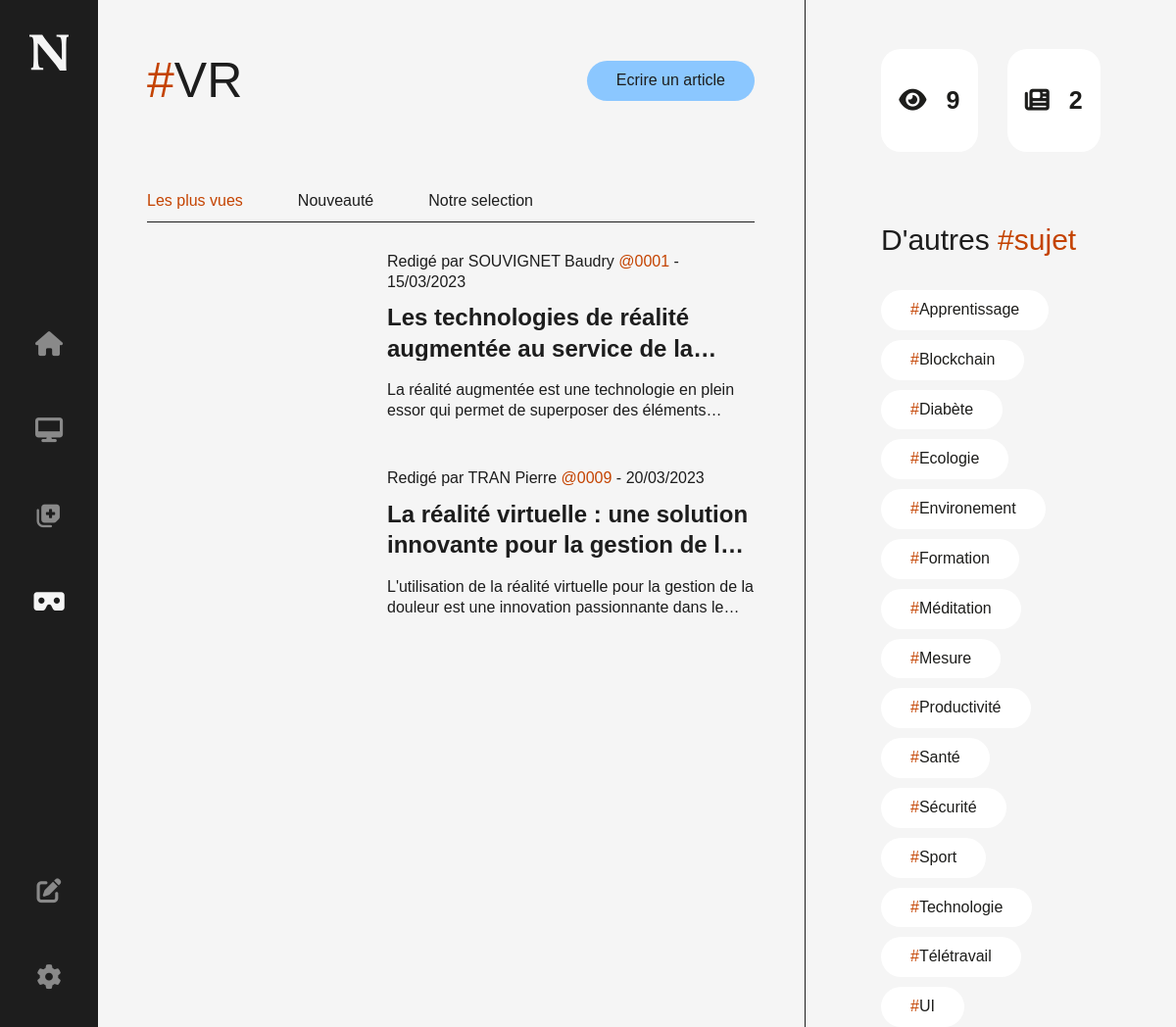
The app's page /pages.php?id=5 with its own data.
### tables this page shows
CREATE TABLE `Tag` (
  `id_tag` int(11) NOT NULL,
  `nom` varchar(15) NOT NULL,
  `icon` varchar(40) NOT NULL
);

CREATE TABLE `Articles` (
  `id_article` int(11) NOT NULL,
  `titre` varchar(100) NOT NULL,
  `date` date NOT NULL,
  `contenue` text NOT NULL,
  `img` text NOT NULL,
  `temps_de_lecture` int(11) NOT NULL,
  `article_id_ecrivain` int(11) DEFAULT NULL
);

CREATE TABLE `Ecrivains` (
  `id_ecrivains` int(4) NOT NULL,
  `nom` varchar(20) NOT NULL,
  `prenom` varchar(20) NOT NULL,
  `mdp` varchar(100) NOT NULL
);

### source/php_request_header.php (called while the page is built, shortened)
<?php
require 'config/connection.php';
$requete="SELECT tag.id_tag, tag.icon, tag.nom, COUNT(*) as 'count' FROM tag, vconnect WHERE tag.id_tag = vconnect.id_tag AND tag.icon != 'circle-info' GROUP BY tag.id_tag ORDER BY count DESC LIMIT 3;";
$resultats=$bdd->query($requete);
$tab=$resultats->fetchAll(PDO::FETCH_ASSOC);
?>

### source/function.php (called while the page is built, shortened)
<?php
function compare( $data1, $data2, $respos, $resneg){
    if ($data1 == $data2){
        return $respos;
    } else {
        return $resneg;
    }
}
function prepare_fct($bdd, $fetch, $sql, $tab){
    $requete_prepare = $bdd->prepare ( $sql);
    foreach ($tab as $key => $val){
        $requete_prepare->bindValue ($key , $val );
    }
    $requete_prepare->execute ();
    $tab_ecrivains = $requete_prepare->$fetch( PDO::FETCH_ASSOC );
    return $tab_ecrivains;
}

### pages.php (the view, shortened to what this page needs)
<?php
include 'source/php_request_header.php';
include 'source/function.php';
$filtres = [1 => 'Les plus vues' , 2 => 'Nouveauté' , 3 => 'Notre selection'];
$groupeby = 'ORDER BY vues_nbr DESC';
$trie = 1;
$res_nom = prepare_fct ($bdd, 'fetch', 'SELECT nom FROM tag WHERE id_tag=:tag_id', [":tag_id" => $_GET[ 'id' ]]);
$tab_tag_asso = prepare_fct ($bdd,'fetchAll', 'SELECT DISTINCT tag.id_tag, tag.nom FROM tag, articles, vconnect WHERE tag.id_tag = vconnect.id_tag AND articles.id_article = vconnect.id_article AND tag.id_tag != :tag_id ORDER BY nom;' ,[':tag_id' => $_GET['id']] );
$requete_article = 'SELECT DISTINCT COUNT(DISTINCT vues.id_vue) as vues_nbr, articles.id_article, articles.titre, articles.contenue, articles.img, UPPER(ecrivains.nom) AS nom,ecrivains.id_ecrivains, ecrivains.prenom, articles.date FROM articles LEFT JOIN vues ON articles.id_article = vues.vue_id_article JOIN ecrivains ON articles.article_id_ecrivain = ecrivains.id_ecrivains JOIN vconnect ON articles.id_article = vconnect.id_article JOIN tag ON vconnect.id_tag = tag.id_tag AND tag.id_tag = :tag_article_id GROUP BY articles.id_article ' . $groupeby;
$tab_acrticles = prepare_fct ($bdd, 'fetchAll', $requete_article, ['tag_article_id' => $_GET[ 'id' ]]);
?>
<!DOCTYPE html>
<html lang="fr">
<head>
    <link rel="stylesheet" href="https://use.typekit.net/kmv3lzq.css">
    <link rel="stylesheet" href="css/global.css">
    <link rel="stylesheet" href="css/header.css">
    <link rel="stylesheet" href="css/cssavance.css">
    <link rel="stylesheet" href="css/pages.css">
</head>
<body>
<?php include 'source/header.php'; ?>
<div class="content">
    <div class="head">
        <h1 class="big_text"><span class="color">#</span><?php echo $res_nom[ 'nom' ] ?></h1>
        <a href="rediger.php" class="button">Ecrire un article</a>
    </div>
    <div class="nav">
        <?php
        foreach ( $filtres as $key => $val ) {
            $href = compare ( $key , $trie , '' , "href='pages.php?id=" . $_GET[ "id" ] . "&trie=" . $key . "'" );
            $class = compare ( $key , $trie , 'actif' , 'inactif' );
            echo <<<HTML
<a $href class="$class underlinelink">$val</a>
HTML;
        }
        ?>
    </div>
    <section>
        <?php
        $num_delay = -0.6;
        foreach ( $tab_acrticles as $article ) {
            $num_delay += 0.4;
            $prenom = ucfirst ( $article[ "prenom" ] );
            $date_fr = date ( 'd/m/Y' , strtotime ( $article[ "date" ] ) );
            $id_ecrivain = sprintf("%04d", $article["id_ecrivains"]);
            $link =$article['id_article'];
            echo <<<HTML
<article onclick="window.location.href='article.php?id=$link'" class="anim_article" style="animation-delay: {$num_delay}s">
    <div class="img" style="background-image: url('{$article["img"]}')"></div>
    <div class="info">
        <span>Redigé par {$article["nom"]} $prenom <span class="color">@$id_ecrivain</span> - $date_fr</span>
        <h2>{$article["titre"]}</h2>
        <p>{$article["contenue"]}</p>
    </div>
</article>
HTML;
        }
        ?>
    </section>
    <aside>
        <div class="state">
            <div>
                <i class="fa-solid fa-eye"></i>
                <span><?php
                    $somme = 0;
                    foreach ($tab_acrticles as $article) {
                        $somme += $article['vues_nbr'];
                    }
                    echo $somme
                    ?></span>
            </div>
            <div>
                <i class="fa-solid fa-newspaper"></i>
                <span><?php echo count ($tab_acrticles)?></span>
            </div>
        </div>
        <h2>D'autres <span class="color">#sujet</span></h2>
        <div class="tag">
            <?php
            foreach ($tab_tag_asso as $value){
                echo <<<HTML
                <a href='pages.php?id={$value['id_tag']}' class="button"><span class="color">#</span>{$value['nom']}</a>
                HTML;
            }
            ?>
        </div>
    </aside>
</div>
</body>
</html>

### source/header.php (shortened to what this page needs)
<?php
    $page = basename($_SERVER['PHP_SELF']);
?>
<header>
    <img src="img/WLogo.svg" alt="Logo de l'entreprise">
    <nav>
        <div>
            <a href="index.php" class="<?php echo $page == 'index.php' ? 'active' : 'no-active' ?>"><i class="fa-solid fa-home"></i></a>
        </div>
        <?php
        foreach ($tab as $key => $value){
            $id = $value['id_tag'];
            $icon = $value['icon'];
            $nom = str_replace(' ', '&nbsp;', $value['nom']);
            $class = 'link';
            if ($page == 'pages.php'){
                $class = $_GET['id'] == $value['id_tag'] ? 'active' : 'no-active';
            }
            echo <<<HTML
                <div>
                    <a href="pages.php?id=$id" class="$class"><i class="fa-solid fa-$icon"></i></a>
                    <span><span class="color">#</span>$nom</span>
                </div>
            HTML;
        } ?>
    </nav>
    <nav>
        <div>
            <a href="rediger.php"><i class="fa-solid fa-pen-to-square"></i></a>
        </div>
        <div>
            <a href="account.php"><i  id="anim_setting" class="fa-solid fa-gear"></i></a>
        </div>
    </nav>
</header>

### css/global.css (style rules this page uses)
:root { --black: #F5F5F5; --white: #1D1D1B; --main: #8BC7FF; --secondary: #C44300; --img:contrast(0.5); }
body { background-color: var(--white); }
* { margin: 0; padding: 0; color: var(--black); }
h1, h2, h3, span, a, p, textarea:not(.article), label { font-family: "rival-sans", sans-serif; font-weight: 400; font-style: normal; line-height: 130%; }
a, .button { border: none; cursor: pointer; color: var(--black); text-decoration: none; }
.color { color: var(--secondary); }
.big_text { font-size: 50px; }
.button { background-color: var(--main); border-radius: 50px; padding: 10px 30px !important; transition: 0.5s; width: fit-content !important; color: var(--black); }
.content { width: calc(100% - 200px); margin-top: 50px; margin-left: 150px; }

### css/header.css (style rules this page uses)
header { z-index: 100; position: fixed; left: 0; top: 0; height: 100vh; width: 100px; padding: 35px 0; box-sizing: border-box; background-color: var(--black); justify-content: space-between; }
header img { filter: var(--img); }
header, nav { display: flex; flex-direction: column; align-items: center; }
nav { gap: 55px; }
header div { position: relative; }
header i { color: var(--white)!important; }
header a { color: var(--white); font-size: 25px; text-decoration: none; transition: 0.3s; }
nav a:not(.active) { opacity: 0.5; }
.info > * { color: var(--black) !important; }

### css/cssavance.css (style rules this page uses)
@media (prefers-color-scheme: light) { :root { --black: #1D1D1D; --white: #F5F5F5; --main: #8BC7FF; --secondary: #C44300; --img:contrast(1); } }
.anim_article { transform: translateX(-150%); animation: slide 0.6s forwards; }
#anim_setting { transform: rotate(0); animation: setting 3s infinite; }
.underlinelink { position: relative; }
.underlinelink:after { content: ""; bottom: -12px; left: 0; position: absolute; height: 3px; width: 0; background-color: var(--secondary); transition: 0.5s; }

### css/pages.css (style rules this page uses)
.head, .nav { width: 62%; display: flex; align-items: center; }
.head { justify-content: space-between; }
.nav { margin-top: 80px; gap: 56px; padding-bottom: 10px; border-bottom: solid 1px var(--black); }
.nav a.inactif { transition: 0.5s; }
.nav a:not(.inactif) { color: var(--secondary); }
section { width: 62%; float: left; margin-top: 30px; padding-bottom: 100px; }
article { display: flex; align-items: end; gap: 50px; cursor: pointer; }
article .img { position: absolute; width: 195px; height: 130px; background-position: center; background-repeat: no-repeat; background-size: cover; }
article .info { margin-left: 245px; width: calc(100% - 245px); }
article p, article h2 { transition: 0.5s; display: -webkit-box; -webkit-box-orient: vertical; -webkit-line-clamp: 2; max-height: 2.5em; text-overflow: ellipsis; overflow: hidden; }
article p { margin-top: 20px; height: 45px; }
article h2 { margin-top: 10px; font-weight: 700; height: 62px; }
article:not(article:first-child) { margin-top: 50px; }
aside { overflow: scroll; position: fixed; top: 0; right: 0; padding: 0 77px; box-sizing: border-box; width: calc(38% - 77px); height: 100vh; border-left: solid 1px var(--black); }
aside .state { margin-top: 50px; width: 100%; display: flex; justify-content: space-between; gap: 30px; }
aside .state > div * { color: #1D1D1B !important; }
aside .state > div { border-radius: 20px; flex-grow: 1; height: 105px; background-color: white; display: flex; align-items: center; justify-content: center; gap: 20px; }
aside .state > div i, aside .state > div span { font-weight: 700; font-size: 25px; }
aside h2 { font-size: 30px; margin-top: 70px; }
aside .tag { margin-top: 32px; width: 100%; display: flex; flex-wrap: wrap; gap: 10px 20px; }
aside .tag a { color: #1D1D1B; background-color: white; }

### records on screen
tag: nom "Technologie"
tag: nom "Santé"
tag: nom "VR"
articles: nom "SOUVIGNET", article_id_ecrivain.prenom "Baudry", article_id_ecrivain.id_ecrivains "0001", date "15/03/2023", titre "Les technologies de réalité augmentée au service de…", contenue "La réalité augmentée est une technologie en plein essor qui permet de superposer des…"
articles: nom "TRAN", article_id_ecrivain.prenom "Pierre", article_id_ecrivain.id_ecrivains "0009", date "20/03/2023", titre "La réalité virtuelle : une solution innovante pour la gestion de…", contenue "L'utilisation de la réalité virtuelle pour la gestion de la douleur est une innovation passionnante dans…"
tag: nom "Apprentissage"
tag: nom "Blockchain"
tag: nom "Diabète"
tag: nom "Ecologie"
tag: nom "Environement"
tag: nom "Formation"
tag: nom "Méditation"
tag: nom "Mesure"
tag: nom "Productivité"
tag: nom "Sécurité"
tag: nom "Sport"
tag: nom "Télétravail"
tag: nom "UI"

### other values on screen
$val "Les plus vues"
$val "Nouveauté"
$val "Notre selection"
$somme "9"
count ($tab_acrticles) "2"
